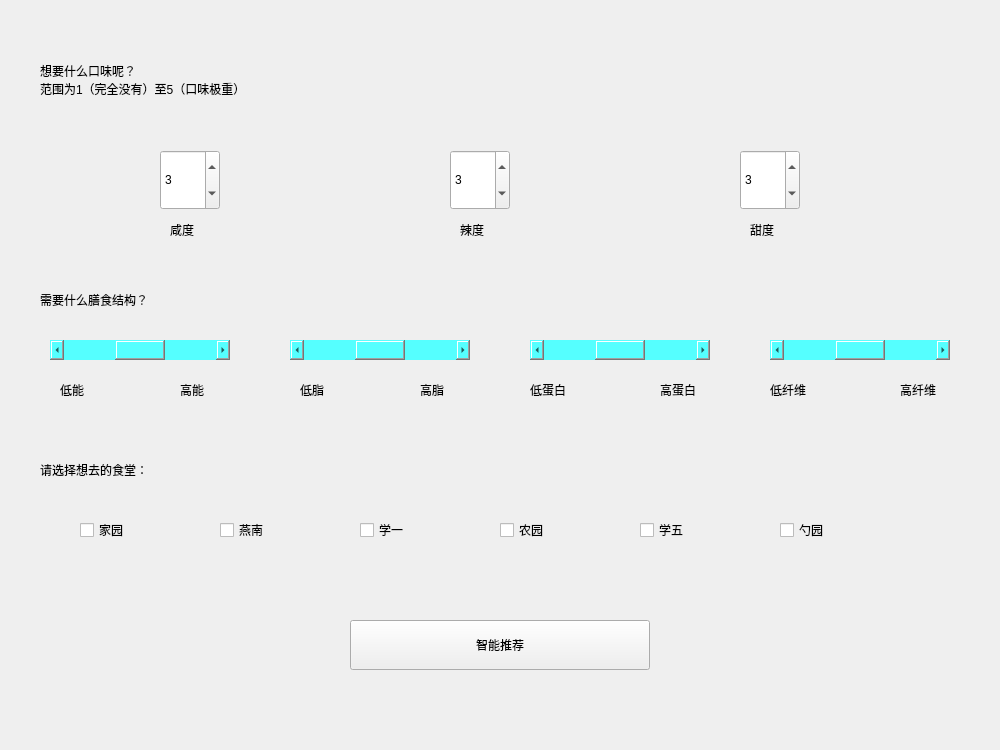
<?xml version="1.0" encoding="UTF-8"?>
<ui version="4.0">
 <class>set</class>
 <widget class="QWidget" name="set">
  <property name="geometry">
   <rect>
    <x>0</x>
    <y>0</y>
    <width>1000</width>
    <height>750</height>
   </rect>
  </property>
  <property name="windowTitle">
   <string>设置本次选菜的偏好吧！</string>
  </property>
  <widget class="QCheckBox" name="checkBox_4">
   <property name="geometry">
    <rect>
     <x>500</x>
     <y>510</y>
     <width>120</width>
     <height>40</height>
    </rect>
   </property>
   <property name="styleSheet">
    <string notr="true">font: 16pt &quot;Agency FB&quot;;</string>
   </property>
   <property name="text">
    <string>农园</string>
   </property>
  </widget>
  <widget class="QCheckBox" name="checkBox_6">
   <property name="geometry">
    <rect>
     <x>780</x>
     <y>510</y>
     <width>140</width>
     <height>40</height>
    </rect>
   </property>
   <property name="styleSheet">
    <string notr="true">font: 16pt &quot;Agency FB&quot;;</string>
   </property>
   <property name="text">
    <string>勺园</string>
   </property>
  </widget>
  <widget class="QCheckBox" name="checkBox_5">
   <property name="geometry">
    <rect>
     <x>640</x>
     <y>510</y>
     <width>140</width>
     <height>40</height>
    </rect>
   </property>
   <property name="styleSheet">
    <string notr="true">font: 16pt &quot;Agency FB&quot;;</string>
   </property>
   <property name="text">
    <string>学五</string>
   </property>
  </widget>
  <widget class="QPushButton" name="intrecbutton">
   <property name="geometry">
    <rect>
     <x>350</x>
     <y>620</y>
     <width>300</width>
     <height>50</height>
    </rect>
   </property>
   <property name="styleSheet">
    <string notr="true">font: 12pt &quot;Agency FB&quot;;
</string>
   </property>
   <property name="text">
    <string>智能推荐</string>
   </property>
  </widget>
  <widget class="QCheckBox" name="checkBox_1">
   <property name="geometry">
    <rect>
     <x>80</x>
     <y>510</y>
     <width>140</width>
     <height>40</height>
    </rect>
   </property>
   <property name="autoFillBackground">
    <bool>false</bool>
   </property>
   <property name="styleSheet">
    <string notr="true">font: 16pt &quot;Agency FB&quot;;</string>
   </property>
   <property name="text">
    <string>家园</string>
   </property>
   <property name="iconSize">
    <size>
     <width>12</width>
     <height>12</height>
    </size>
   </property>
  </widget>
  <widget class="QCheckBox" name="checkBox_2">
   <property name="geometry">
    <rect>
     <x>220</x>
     <y>510</y>
     <width>140</width>
     <height>40</height>
    </rect>
   </property>
   <property name="styleSheet">
    <string notr="true">font: 16pt &quot;Agency FB&quot;;</string>
   </property>
   <property name="text">
    <string>燕南</string>
   </property>
  </widget>
  <widget class="QCheckBox" name="checkBox_3">
   <property name="geometry">
    <rect>
     <x>360</x>
     <y>510</y>
     <width>140</width>
     <height>40</height>
    </rect>
   </property>
   <property name="styleSheet">
    <string notr="true">font: 16pt &quot;Agency FB&quot;;</string>
   </property>
   <property name="text">
    <string>学一</string>
   </property>
  </widget>
  <widget class="QLabel" name="label">
   <property name="geometry">
    <rect>
     <x>40</x>
     <y>450</y>
     <width>300</width>
     <height>40</height>
    </rect>
   </property>
   <property name="styleSheet">
    <string notr="true">font: 18pt &quot;Agency FB&quot;;</string>
   </property>
   <property name="text">
    <string>请选择想去的食堂：</string>
   </property>
  </widget>
  <widget class="QLabel" name="label_6">
   <property name="geometry">
    <rect>
     <x>750</x>
     <y>220</y>
     <width>60</width>
     <height>20</height>
    </rect>
   </property>
   <property name="styleSheet">
    <string notr="true">font: 10pt &quot;Agency FB&quot;;</string>
   </property>
   <property name="text">
    <string>甜度</string>
   </property>
  </widget>
  <widget class="QSpinBox" name="spinBox_3">
   <property name="geometry">
    <rect>
     <x>740</x>
     <y>150</y>
     <width>60</width>
     <height>60</height>
    </rect>
   </property>
   <property name="styleSheet">
    <string notr="true">font: 75 20pt &quot;微软雅黑&quot;;</string>
   </property>
   <property name="minimum">
    <number>1</number>
   </property>
   <property name="maximum">
    <number>5</number>
   </property>
   <property name="value">
    <number>3</number>
   </property>
  </widget>
  <widget class="QLabel" name="label_3">
   <property name="geometry">
    <rect>
     <x>40</x>
     <y>40</y>
     <width>600</width>
     <height>80</height>
    </rect>
   </property>
   <property name="styleSheet">
    <string notr="true">font: 18pt &quot;Agency FB&quot;;</string>
   </property>
   <property name="text">
    <string>想要什么口味呢？
范围为1（完全没有）至5（口味极重）</string>
   </property>
  </widget>
  <widget class="QLabel" name="label_4">
   <property name="geometry">
    <rect>
     <x>170</x>
     <y>220</y>
     <width>60</width>
     <height>20</height>
    </rect>
   </property>
   <property name="styleSheet">
    <string notr="true">font: 10pt &quot;Agency FB&quot;;</string>
   </property>
   <property name="text">
    <string>咸度</string>
   </property>
  </widget>
  <widget class="QSpinBox" name="spinBox_2">
   <property name="geometry">
    <rect>
     <x>450</x>
     <y>150</y>
     <width>60</width>
     <height>60</height>
    </rect>
   </property>
   <property name="styleSheet">
    <string notr="true">font: 75 20pt &quot;微软雅黑&quot;;</string>
   </property>
   <property name="minimum">
    <number>1</number>
   </property>
   <property name="maximum">
    <number>5</number>
   </property>
   <property name="value">
    <number>3</number>
   </property>
  </widget>
  <widget class="QSpinBox" name="spinBox_1">
   <property name="geometry">
    <rect>
     <x>160</x>
     <y>150</y>
     <width>60</width>
     <height>60</height>
    </rect>
   </property>
   <property name="styleSheet">
    <string notr="true">font: 75 20pt &quot;微软雅黑&quot;;</string>
   </property>
   <property name="minimum">
    <number>1</number>
   </property>
   <property name="maximum">
    <number>5</number>
   </property>
   <property name="value">
    <number>3</number>
   </property>
  </widget>
  <widget class="QLabel" name="label_5">
   <property name="geometry">
    <rect>
     <x>460</x>
     <y>220</y>
     <width>60</width>
     <height>20</height>
    </rect>
   </property>
   <property name="styleSheet">
    <string notr="true">font: 10pt &quot;Agency FB&quot;;</string>
   </property>
   <property name="text">
    <string>辣度</string>
   </property>
  </widget>
  <widget class="QScrollBar" name="ScrollBar_1">
   <property name="geometry">
    <rect>
     <x>50</x>
     <y>340</y>
     <width>180</width>
     <height>20</height>
    </rect>
   </property>
   <property name="styleSheet">
    <string notr="true">background-color: rgb(85, 255, 255);</string>
   </property>
   <property name="minimum">
    <number>1</number>
   </property>
   <property name="maximum">
    <number>3</number>
   </property>
   <property name="pageStep">
    <number>1</number>
   </property>
   <property name="value">
    <number>2</number>
   </property>
   <property name="orientation">
    <enum>Qt::Horizontal</enum>
   </property>
  </widget>
  <widget class="QLabel" name="label_2">
   <property name="geometry">
    <rect>
     <x>40</x>
     <y>280</y>
     <width>350</width>
     <height>40</height>
    </rect>
   </property>
   <property name="styleSheet">
    <string notr="true">font: 18pt &quot;Agency FB&quot;;</string>
   </property>
   <property name="text">
    <string>需要什么膳食结构？</string>
   </property>
  </widget>
  <widget class="QScrollBar" name="ScrollBar_2">
   <property name="geometry">
    <rect>
     <x>290</x>
     <y>340</y>
     <width>180</width>
     <height>20</height>
    </rect>
   </property>
   <property name="styleSheet">
    <string notr="true">background-color: rgb(85, 255, 255);</string>
   </property>
   <property name="minimum">
    <number>1</number>
   </property>
   <property name="maximum">
    <number>3</number>
   </property>
   <property name="pageStep">
    <number>1</number>
   </property>
   <property name="value">
    <number>2</number>
   </property>
   <property name="orientation">
    <enum>Qt::Horizontal</enum>
   </property>
  </widget>
  <widget class="QScrollBar" name="ScrollBar_3">
   <property name="geometry">
    <rect>
     <x>530</x>
     <y>340</y>
     <width>180</width>
     <height>20</height>
    </rect>
   </property>
   <property name="styleSheet">
    <string notr="true">background-color: rgb(85, 255, 255);</string>
   </property>
   <property name="minimum">
    <number>1</number>
   </property>
   <property name="maximum">
    <number>3</number>
   </property>
   <property name="pageStep">
    <number>1</number>
   </property>
   <property name="value">
    <number>2</number>
   </property>
   <property name="orientation">
    <enum>Qt::Horizontal</enum>
   </property>
  </widget>
  <widget class="QLabel" name="label_7">
   <property name="geometry">
    <rect>
     <x>60</x>
     <y>380</y>
     <width>50</width>
     <height>20</height>
    </rect>
   </property>
   <property name="styleSheet">
    <string notr="true">font: 11pt &quot;Agency FB&quot;;</string>
   </property>
   <property name="text">
    <string>低能</string>
   </property>
  </widget>
  <widget class="QLabel" name="label_8">
   <property name="geometry">
    <rect>
     <x>180</x>
     <y>380</y>
     <width>50</width>
     <height>20</height>
    </rect>
   </property>
   <property name="styleSheet">
    <string notr="true">font: 11pt &quot;Agency FB&quot;;</string>
   </property>
   <property name="text">
    <string>高能</string>
   </property>
  </widget>
  <widget class="QLabel" name="label_9">
   <property name="geometry">
    <rect>
     <x>660</x>
     <y>380</y>
     <width>70</width>
     <height>20</height>
    </rect>
   </property>
   <property name="styleSheet">
    <string notr="true">font: 11pt &quot;Agency FB&quot;;</string>
   </property>
   <property name="text">
    <string>高蛋白</string>
   </property>
  </widget>
  <widget class="QLabel" name="label_10">
   <property name="geometry">
    <rect>
     <x>530</x>
     <y>380</y>
     <width>70</width>
     <height>20</height>
    </rect>
   </property>
   <property name="styleSheet">
    <string notr="true">font: 11pt &quot;Agency FB&quot;;</string>
   </property>
   <property name="text">
    <string>低蛋白</string>
   </property>
  </widget>
  <widget class="QLabel" name="label_11">
   <property name="geometry">
    <rect>
     <x>420</x>
     <y>380</y>
     <width>50</width>
     <height>20</height>
    </rect>
   </property>
   <property name="styleSheet">
    <string notr="true">font: 11pt &quot;Agency FB&quot;;</string>
   </property>
   <property name="text">
    <string>高脂</string>
   </property>
  </widget>
  <widget class="QLabel" name="label_12">
   <property name="geometry">
    <rect>
     <x>300</x>
     <y>380</y>
     <width>50</width>
     <height>20</height>
    </rect>
   </property>
   <property name="styleSheet">
    <string notr="true">font: 11pt &quot;Agency FB&quot;;</string>
   </property>
   <property name="text">
    <string>低脂</string>
   </property>
  </widget>
  <widget class="QLabel" name="label_13">
   <property name="geometry">
    <rect>
     <x>770</x>
     <y>380</y>
     <width>70</width>
     <height>20</height>
    </rect>
   </property>
   <property name="styleSheet">
    <string notr="true">font: 11pt &quot;Agency FB&quot;;</string>
   </property>
   <property name="text">
    <string>低纤维</string>
   </property>
  </widget>
  <widget class="QScrollBar" name="ScrollBar_4">
   <property name="geometry">
    <rect>
     <x>770</x>
     <y>340</y>
     <width>180</width>
     <height>20</height>
    </rect>
   </property>
   <property name="styleSheet">
    <string notr="true">background-color: rgb(85, 255, 255);</string>
   </property>
   <property name="minimum">
    <number>1</number>
   </property>
   <property name="maximum">
    <number>3</number>
   </property>
   <property name="pageStep">
    <number>1</number>
   </property>
   <property name="value">
    <number>2</number>
   </property>
   <property name="orientation">
    <enum>Qt::Horizontal</enum>
   </property>
  </widget>
  <widget class="QLabel" name="label_14">
   <property name="geometry">
    <rect>
     <x>900</x>
     <y>380</y>
     <width>70</width>
     <height>20</height>
    </rect>
   </property>
   <property name="styleSheet">
    <string notr="true">font: 11pt &quot;Agency FB&quot;;</string>
   </property>
   <property name="text">
    <string>高纤维</string>
   </property>
  </widget>
 </widget>
 <resources/>
 <connections/>
</ui>
